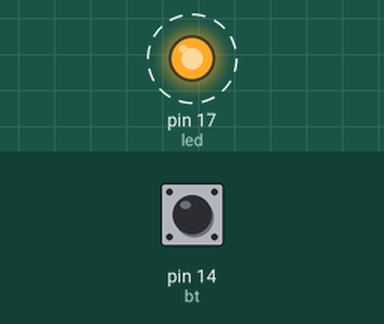
Simulated run of this program. Board: MicroPython board. On the bench: output pins drawn as LEDs (lit = HIGH). Dashed ring = blinking. The inputs (shaded band) are chosen by the test bench; at power-on: pin 14 (bt) HIGH. What the program prints to the serial console is not drawn.

Above: at 1.2 s.
1.3 s: pin 14 (bt) pulled LOW for 0.15 s
Timing chart, 0 to 10.3 s (numbered marks = the images above; inputs shaded):
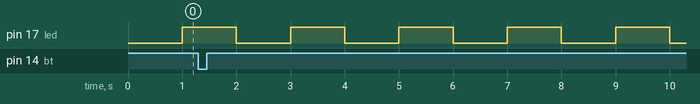

Measured:
- by itself, pin 17 (led): alternates HIGH for 1.0 s and LOW for 1.0 s

The program:

Bonus_Timer.py
```python
from machine import Pin, Timer # Import Pin and Timer class from machine module
import utime # Import utime module
bt = Pin(14, Pin.IN, Pin.PULL_UP) # Create a Pin object called bt for button
led = Pin(17,mode=Pin.OUT) # Create a Pin object called led for LED
timer = Timer() # Create a Timer object called timer
timer2 = Timer()    # Create a Timer object called timer2

def buttonTimer(t): # Define a function called buttonTimer
    if bt.value() == 0:
        print("ok")

timer.init(period=100, mode=Timer.PERIODIC, callback=lambda t: buttonTimer(t)) # Call buttonTimer every 100ms
timer2.init(period=1000, mode=Timer.PERIODIC, callback=lambda t: led.toggle()) # Call led.toggle every 1000ms

while True:
    utime.sleep(1)
    print('1')
```
